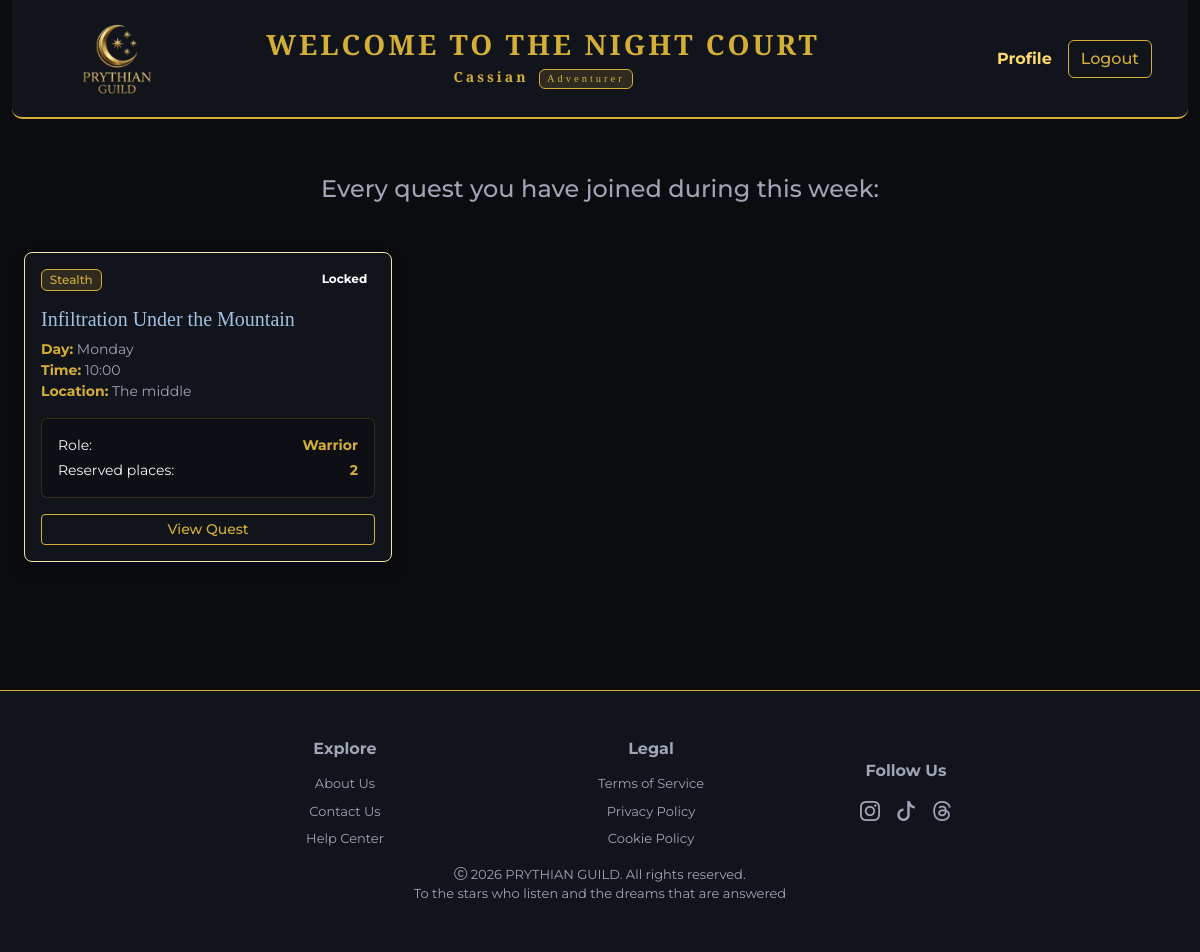
The app's page /profile_adventurer (signed in) with its own data.
### tables this page shows
CREATE TABLE "Users" (
	"id"	INTEGER NOT NULL UNIQUE,
	"username"	TEXT NOT NULL UNIQUE,
	"email"	TEXT NOT NULL UNIQUE,
	"password"	TEXT NOT NULL,
	"role"	TEXT NOT NULL,
	PRIMARY KEY("id" AUTOINCREMENT)
);

CREATE TABLE "Registrations" (
	"id"	INTEGER NOT NULL UNIQUE,
	"user_id"	INTEGER,
	"session_id"	INTEGER,
	"role_category"	TEXT NOT NULL,
	"places"	INTEGER NOT NULL,
	PRIMARY KEY("id" AUTOINCREMENT),
	FOREIGN KEY("session_id") REFERENCES "Sessions"("id"),
	FOREIGN KEY("user_id") REFERENCES "Users"("id")
);

CREATE TABLE "Quests" (
	"id"	INTEGER NOT NULL UNIQUE,
	"title"	TEXT NOT NULL,
	"duration"	INTEGER NOT NULL,
	"type"	TEXT NOT NULL,
	"difficulty"	TEXT NOT NULL,
	"description"	TEXT NOT NULL,
	"image"	TEXT NOT NULL,
	PRIMARY KEY("id" AUTOINCREMENT)
);

### app.py (the view)
@app.route('/profile_adventurer')
@login_required
def profile_adventurer():
    if current_user.role != 'adventurer':
        flash("This page is only available to adventurers.", "danger")
        return redirect(url_for('home'))
    pre_registrations = registrations_dao.get_registrations_by_user(current_user.id)
    current_week_minutes = day_time_to_week_minutes(SIMULATED_CURRENT_DAY, SIMULATED_CURRENT_TIME)
    registrations = []
    for reg in pre_registrations:
        reg_data = dict(reg)
        session_week_minutes = day_time_to_week_minutes(reg_data['day'], reg_data['start_time'])
        reg_data['can_modify'] = (session_week_minutes - current_week_minutes) > 8 * 60
        reg_data['day'] = reg_data['day'].lower()
        registrations.append(reg_data)
    registrations.sort(key=session_sort_key)
    return render_template('profile_adventurer.html', registrations=registrations)

### app.py (called while the page is built)
@login_manager.user_loader
def load_user(user_id):
    db_user = users_dao.get_user_by_id(user_id)
    if db_user is not None:
        return User(id=db_user["id"], username=db_user["username"], role=db_user["role"])
    return None

def session_sort_key(session):
    day_number = DAYS_ORDER.index(session['day'])
    return day_number, session['start_time']

def time_to_minutes(time_str):
    hours, minutes = time_str.split(':')
    return int(hours) * 60 + int(minutes)

def day_time_to_week_minutes(day, time_str):
    day_index = DAYS_ORDER.index(day.lower())
    return day_index * 24 * 60 + time_to_minutes(time_str)

### registrations_dao.py (called while the page is built)
def get_db_connection():
    conn = sqlite3.connect(DB_PATH)
    conn.row_factory = sqlite3.Row
    return conn

def get_registrations_by_user(p_user_id):
    query = """
            SELECT r.*, s.day, s.start_time, s.location, q.title, q.duration, q.type AS quest_type
            FROM Registrations r
            JOIN Sessions s ON r.session_id = s.id
            JOIN Quests q ON s.quest_id = q.id
            WHERE r.user_id = ?
            """
    db = get_db_connection()
    registrations = db.execute(query, (p_user_id,)).fetchall()
    db.close()
    return registrations

### users_dao.py (called while the page is built)
def get_db_connection():
    conn = sqlite3.connect(DB_PATH)
    conn.row_factory = sqlite3.Row
    return conn

def get_user_by_id(user_id):
    db = get_db_connection()
    user = db.execute('SELECT * FROM Users WHERE id = ?', (user_id,)).fetchone()
    db.close()
    return user

### templates/profile_adventurer.html (shortened to what this page needs)
{% extends 'base.html' %}
{% block content %}
<div class="container my-4">
    {% if registrations %}
    <div class="text-center mb-5">
        <h4 class="text-muted-dark">Every quest you have joined during this week:</h4>
    </div>
    <div class="row">
        {% for reg in registrations %}
        <div class="col-md-6 col-lg-4 mb-4">
            <div class="card h-100 quest-card text-light shadow">
                <div class="card-body d-flex flex-column">
                    <div class="d-flex justify-content-between align-items-start mb-2">
                        <span class="badge bg-secondary-gold">{{ reg.quest_type | capitalize }}</span>
                        {% if reg.can_modify %}
                        <span class="badge status-badge status-open">Modifiable</span>
                        {% else %}
                        <span class="badge status-badge status-locked">Locked</span>
                        {% endif %}
                    </div>
                    <h5 class="card-title quest-card-title my-2">{{ reg.title }}</h5>
                    <p class="card-text small mb-3 text-muted-dark">
                        <strong class="text-gold">Day:</strong> {{ reg.day | capitalize }}<br>
                        <strong class="text-gold">Time:</strong> {{ reg.start_time }}<br>
                        <strong class="text-gold">Location:</strong> {{ reg.location }}
                    </p>
                    <div class="p-3 rounded mb-3 small role-box">
                        <div class="role-row">
                            <span>Role:</span>
                            <strong class="text-gold">{{ reg.role_category | capitalize }}</strong>
                        </div>
                        <div class="role-row">
                            <span>Reserved places:</span>
                            <strong class="text-gold">{{ reg.places }}</strong>
                        </div>
                    </div>
                    <div class="mt-auto d-flex gap-2">
                        <a href="{{ url_for('quest_session', session_id=reg.session_id) }}"
                           class="btn btn-outline-gold btn-sm flex-fill">View Quest</a>
                    </div>
                </div>
            </div>
        </div>
        {% endfor %}
    </div>
    {% else %}
    <div class="text-center py-5">
        <h3 class="fs-5 text-muted-dark">You haven't joined any quest yet.</h3>
        <a href="{{ url_for('home') }}" class="btn btn-gold mt-2">Browse the Quest Program</a>
    </div>
    {% endif %}
</div>
{% endblock %}

### templates/base.html (shortened to what this page needs)
<!DOCTYPE html>
<html lang="en">
<head>
  <link href="https://cdn.jsdelivr.net/npm/bootstrap@5.3.8/dist/css/bootstrap.min.css" rel="stylesheet"
>
  <link rel="stylesheet" href="https://cdn.jsdelivr.net/npm/bootstrap-icons@1.13.1/font/bootstrap-icons.min.css">
  <link rel="stylesheet" href="https://cdn-uicons.flaticon.com/2.6.0/uicons-regular-straight/css/uicons-regular-straight.css">
  <link rel="stylesheet" href="https://cdn-uicons.flaticon.com/2.6.0/uicons-bold-rounded/css/uicons-bold-rounded.css">
  <link rel="stylesheet" href="{{ url_for('static', filename='styles/styles.css') }}">
</head>
<body>
  <div class="container">
    <header>
      <nav class="navbar navbar-dark custom-navbar border-bottom border-gold px-4 position-relative">
        <div class="container-fluid d-flex align-items-center justify-content-between py-2">
          <div class="d-flex align-items-center">
            <a class="navbar-brand me-0" href="{{ url_for('home') }}">
              <img src="{{ url_for('static', filename='images/logo.png') }}" alt="Logo" height="75">
            </a>
          </div>
          <div class="d-flex flex-column align-items-center text-center my-1 my-md-0 mx-auto">
            <h1
              class="title-text-gold m-0 {% if current_user.is_authenticated %}h3{% else %}display-6{% endif %} text-nowrap">
              WELCOME TO THE NIGHT COURT
            </h1>
            {% if current_user.is_authenticated %}
            <span class="title-text-gold small mt-1">
              <strong class="text-gold">{{ current_user.username }}</strong>
              <span class="badge bg-secondary-gold text-dark ms-1">{{ current_user.role | capitalize }}</span>
            </span>
            {% endif %}
          </div>
          <div class="d-flex align-items-center gap-3 ms-auto">
            {% if current_user.is_authenticated %}
            <a href="{% if current_user.role == 'adventurer' %} {{ url_for('profile_adventurer') }}
                     {% elif current_user.role == 'guild_master' %} {{ url_for('profile_guild') }}
                     {% else %} {{ url_for('profile_administrator') }}
                     {% endif %}" class="nav-link link-gold fw-bold ms-3"> Profile</a>
            <a href="{{ url_for('logout') }}" class="btn btn-outline-gold">Logout</a>
            {% endif %}
          </div>
        </div>
      </nav>
    </header>
    <main>
      {% block content %}
      {% endblock %}
    </main>
  </div>
  <footer class="py-5 mt-5">
    <div class="row gy-4 justify-content-center align-items-center">
      <div class="col-6 col-md-3">
        <h6 class="fw-bold mb-3">Explore</h6>
        <ul class="list-unstyled">
          <li class="mb-2"><a href="#" class="link-footer text-muted text-decoration-none">About
              Us</a></li>
          <li class="mb-2"><a href="#" class="link-footer text-muted text-decoration-none">Contact
              Us</a></li>
          <li class="mb-2"><a href="#" class="link-footer text-muted text-decoration-none">Help
              Center</a></li>
        </ul>
      </div>
      <div class="col-6 col-md-3">
        <h6 class="fw-bold mb-3">Legal</h6>
        <ul class="list-unstyled">
          <li class="mb-2"><a href="#" class="link-footer text-muted text-decoration-none">Terms of
              Service</a></li>
          <li class="mb-2"><a href="#" class="link-footer text-muted text-decoration-none">Privacy
              Policy</a></li>
          <li class="mb-2"><a href="#" class="link-footer text-muted text-decoration-none">Cookie
              Policy</a></li>
        </ul>
      </div>
      <div class="col-12 col-md-2">
        <h6 class="fw-bold mb-3">Follow Us</h6>
        <ul class="list-unstyled d-flex gap-3 justify-content-center">
          <li><i class="bi bi-instagram fs-5"></i></li>
          <li><i class="bi bi-tiktok fs-5"></i></li>
          <li><i class="bi bi-threads fs-5"></i></li>
        </ul>
      </div>
    </div>
    <div class="row">
      <div class="col-12 text-center ">
        <i class="bi bi-c-circle"></i> 2026 PRYTHIAN GUILD. All rights reserved.<br>
        To the stars who listen and the dreams that are answered
      </div>
    </div>
  </footer>
</body>
</html>

### static/styles/styles.css (style rules this page uses)
.custom-navbar { background-color: #12141c; border-radius: 0 0 10px 10px; }
.border-gold { border-bottom: 2px solid #d4af37 !important; }
.title-text-gold { font-family: 'Cinzel', serif; font-weight: 700; letter-spacing: 3px; color: #d4af37; }
.link-gold { color: #ffda6a !important; }
.text-dark { color: #0b0c10 !important; }
.btn-outline-gold { color: #d4af37 !important; border: 1px solid #d4af37; background-color: transparent; font-weight: 500; }
.bg-secondary-gold { background-color: rgba(212, 175, 55, 0.15); border: 1px solid #d4af37; color: #d4af37 !important; font-weight: 500; }
.text-gold { color: #d4af37 !important; }
body { background-color: #0b0c10; color: #a0c1e2; font-family: 'Montserrat'; display: flex; flex-direction: column; }
.container { max-width: 1400px; margin: 0 auto; }
main { flex: 1; padding: 2rem 0; }
.quest-card { background-color: #12141c; border: 1px solid #f3e5ab; border-radius: 8px; transition: transform 0.2s; }
.quest-card-title { font-family: 'Cinzel', serif; color: #a0c1e2; }
.text-muted-dark { color: #a0a5b5 !important; }
.role-box { background-color: rgba(11, 12, 16, 0.6); border: 1px solid rgba(212, 175, 55, 0.2); }
.role-box .role-row { display: flex; justify-content: space-between; }
.role-box .role-row:not(:last-child) { margin-bottom: 0.25rem; }
footer { background-color: #12141c; border-top: 1px solid #d4af37; padding: 1.5rem 0; color: #a0a5b5; font-size: small; text-align: center; margin-top: auto; }
.link-footer { color: #a0a5b5 !important; }

### records on screen
Users: username "Cassian", role "Adventurer"
Registrations: quest_type "Stealth", title "Infiltration Under the Mountain", day "Monday", start_time "10:00", location "The middle", role_category "Warrior", places "2"
